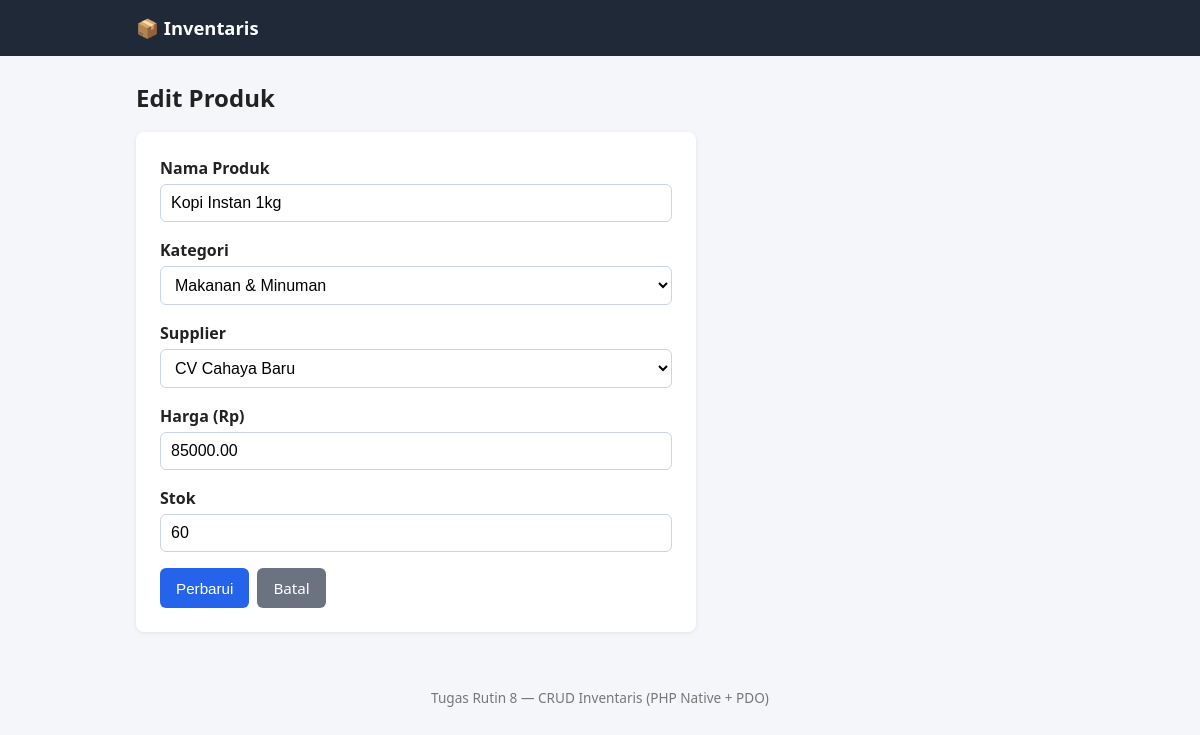
Screenshot of /edit.php?id=6 with the database file from the repository.
### tables this page shows
CREATE TABLE products (
  id          INT UNSIGNED  NOT NULL AUTO_INCREMENT,
  name        VARCHAR(150)  NOT NULL,
  category_id INT UNSIGNED  NOT NULL,
  supplier_id INT UNSIGNED  NOT NULL,
  price       DECIMAL(12,2) NOT NULL DEFAULT 0,
  stock       INT UNSIGNED  NOT NULL DEFAULT 0,
  PRIMARY KEY (id),
  CONSTRAINT fk_products_category
    FOREIGN KEY (category_id) REFERENCES categories (id)
    ON UPDATE CASCADE ON DELETE RESTRICT,
  CONSTRAINT fk_products_supplier
    FOREIGN KEY (supplier_id) REFERENCES suppliers (id)
    ON UPDATE CASCADE ON DELETE RESTRICT
);

CREATE TABLE categories (
  id   INT UNSIGNED NOT NULL AUTO_INCREMENT,
  name VARCHAR(100) NOT NULL,
  PRIMARY KEY (id),
  UNIQUE KEY uq_categories_name (name)
);

CREATE TABLE suppliers (
  id    INT UNSIGNED NOT NULL AUTO_INCREMENT,
  name  VARCHAR(150) NOT NULL,
  phone VARCHAR(20)  NOT NULL,
  PRIMARY KEY (id)
);

### database.php (called while the page is built, shortened)
<?php
final class Database
{
    private static ?PDO $instance = null;
    public static function getInstance(): PDO
    {
        if (self::$instance === null) {
            $dsn = sprintf(
                'mysql:host=%s;dbname=%s;charset=%s',
                self::DB_HOST, self::DB_NAME, self::DB_CHARSET
            );
            $options = [
                PDO::ATTR_ERRMODE            => PDO::ERRMODE_EXCEPTION,
                PDO::ATTR_DEFAULT_FETCH_MODE => PDO::FETCH_ASSOC,
                PDO::ATTR_EMULATE_PREPARES   => false,
            ];
            try {
                self::$instance = new PDO($dsn, self::DB_USER, self::DB_PASS, $options);
            } catch (PDOException $e) {
                error_log($e->getMessage());
                http_response_code(500);
                exit('Koneksi database gagal.');
            }
        }
        return self::$instance;
    }
}

### ProductModel.php (called while the page is built, shortened)
<?php
require_once __DIR__ . '/../config/database.php';
class ProductModel
{
    private PDO $db;
    public function __construct()
    {
        $this->db = Database::getInstance();
    }
    public function find(int $id): ?array
    {
        $stmt = $this->db->prepare('SELECT * FROM products WHERE id = :id');
        $stmt->execute([':id' => $id]);
        $row = $stmt->fetch();
        return $row ?: null;
    }
    public function categories(): array
    {
        return $this->db->query('SELECT id, name FROM categories ORDER BY name')->fetchAll();
    }
    public function suppliers(): array
    {
        return $this->db->query('SELECT id, name FROM suppliers ORDER BY name')->fetchAll();
    }
}

### helpers.php (called while the page is built, shortened)
<?php
function e(mixed $value): string
{
    return htmlspecialchars((string) $value, ENT_QUOTES, 'UTF-8');
}

### form.php (the view, shortened to what this page needs)
<form method="post" novalidate>
    <div class="field">
        <label for="name">Nama Produk</label>
        <input type="text" id="name" name="name" maxlength="150"
               value="<?= e($product['name'] ?? '') ?>" required>
    </div>
    <div class="field">
        <label for="category_id">Kategori</label>
        <select id="category_id" name="category_id" required>
            <?php foreach ($categories as $c): ?>
                <option value="<?= e($c['id']) ?>"
                    <?= ((string) ($product['category_id'] ?? '') === (string) $c['id']) ? 'selected' : '' ?>>
                    <?= e($c['name']) ?>
                </option>
            <?php endforeach; ?>
        </select>
    </div>
    <div class="field">
        <label for="supplier_id">Supplier</label>
        <select id="supplier_id" name="supplier_id" required>
            <?php foreach ($suppliers as $s): ?>
                <option value="<?= e($s['id']) ?>"
                    <?= ((string) ($product['supplier_id'] ?? '') === (string) $s['id']) ? 'selected' : '' ?>>
                    <?= e($s['name']) ?>
                </option>
            <?php endforeach; ?>
        </select>
    </div>
    <div class="field">
        <label for="price">Harga (Rp)</label>
        <input type="number" id="price" name="price" min="0" step="0.01"
               value="<?= e($product['price'] ?? '') ?>" required>
    </div>
    <div class="field">
        <label for="stock">Stok</label>
        <input type="number" id="stock" name="stock" min="0" step="1"
               value="<?= e($product['stock'] ?? '') ?>" required>
    </div>
    <div class="actions">
        <button type="submit" class="btn btn-primary"><?= e($submitLabel) ?></button>
        <a href="index.php" class="btn btn-secondary">Batal</a>
    </div>
</form>

### style.css (style rules this page uses)
* { box-sizing: border-box; }
body { margin: 0; font-family: system-ui, -apple-system, "Segoe UI", Roboto, sans-serif; background: #f4f6f9; color: #222; line-height: 1.5; }
.field { margin-bottom: 16px; }
label { display: block; font-weight: 600; margin-bottom: 4px; }
input[type="text"], input[type="number"], select { width: 100%; padding: 9px 10px; border: 1px solid #cbd5e1; border-radius: 6px; font-size: 1rem; background: #fff; }
.btn { display: inline-block; padding: 9px 16px; border: 0; border-radius: 6px; font-size: .95rem; cursor: pointer; text-decoration: none; color: #fff; }
.btn-primary { background: #2563eb; }
.btn-secondary { background: #6b7280; }
.actions { display: flex; gap: 8px; margin-top: 8px; }

### rows the page displays
products: name "Kopi Instan 1kg", category_id "Makanan & Minuman", supplier_id "CV Cahaya Baru", price "85000.00", stock "60"

### other values shown
$submitLabel "Perbarui"
